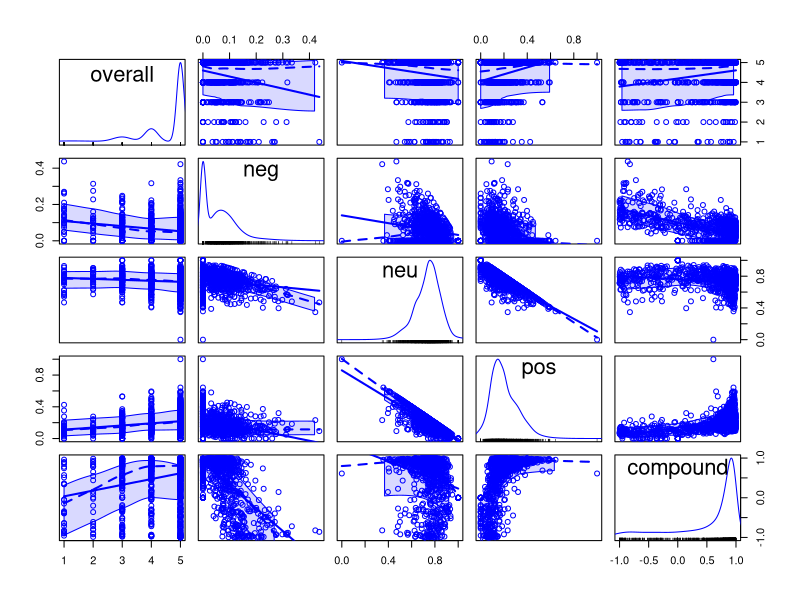
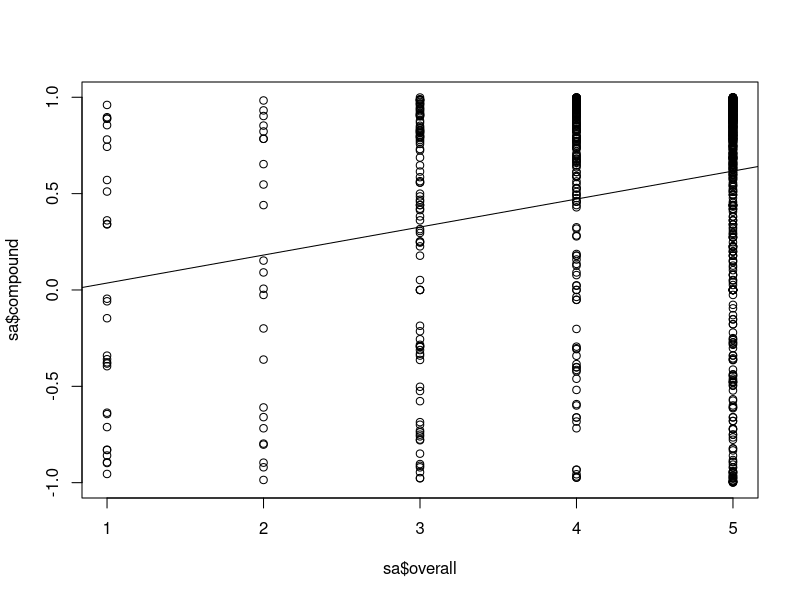
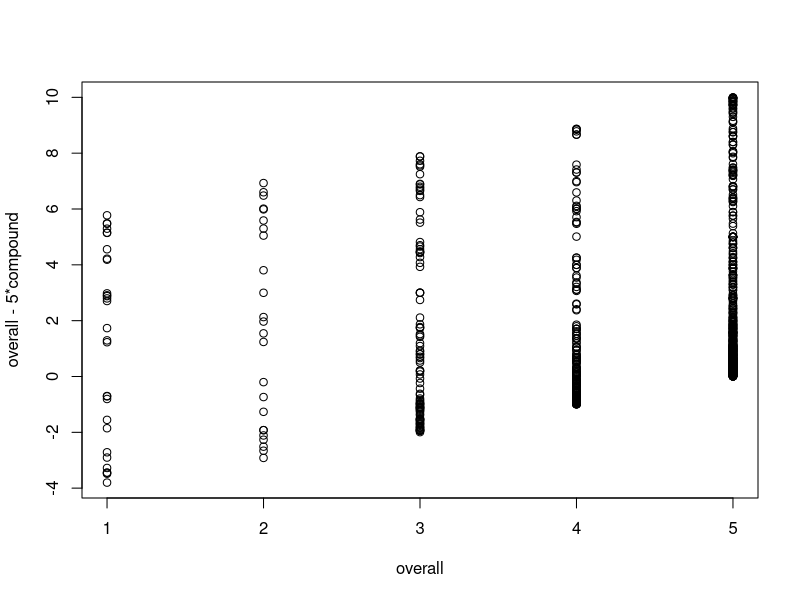

Source code (R) for these figures, in order:
## ---- chunk 1
knitr::opts_chunk$set(echo = TRUE)
## ---- chunk 2
library(car)
setwd("~/Desktop/MIDS/205_storage_retrieval/github/w205-project/code/analysis")
sa = read.csv("sample.csv")
summary(sa)
nrow(sa)
scatterplotMatrix(~ overall + neg + neu + pos + compound, data=sa)

(m1=lm(compound ~ overall, data=sa))
plot(sa$overall, sa$compound)
abline(m1)

cor(sa$overall, sa$compound)
cor(sa$overall, sa$pos)
cor(sa$overall, sa$neg)
cor(sa$overall, sa$neu)
## ---- chunk 3
plot(sa$overall, -(5*sa$compound) +sa$overall, xlab = "overall", ylab="overall - 5*compound")
